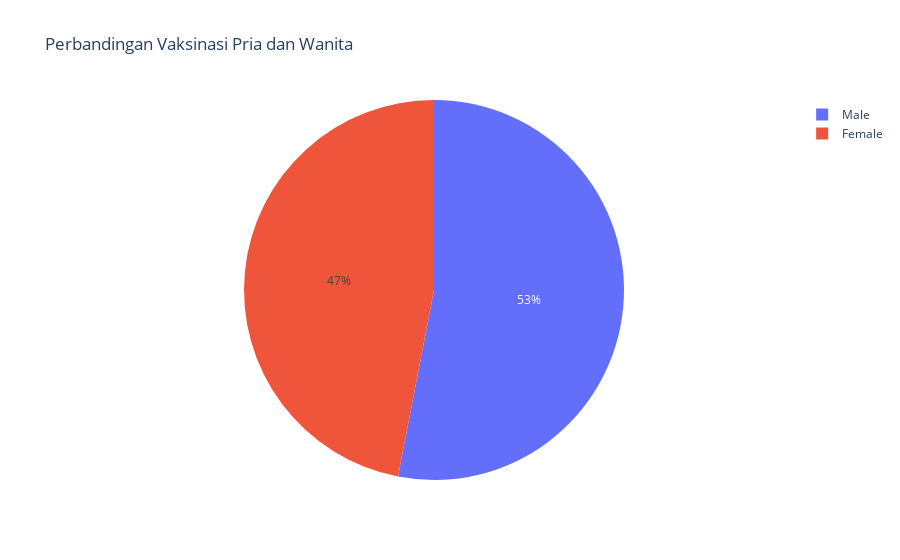

Here is the notebook cell this chart was saved with:
### Code cell
# Perbandingan vaksinasi pada Pria dan Wanita

male = vaccination["Male(Individuals Vaccinated)"].sum()
female = vaccination["Female(Individuals Vaccinated)"].sum()
px.pie(names=["Male", "Female"], values = [male, female], title = "Perbandingan Vaksinasi Pria dan Wanita")

### Figure 1 — Plotly figure (JSON) as saved in the notebook; plotly's stock layout.template omitted (floating-point values rounded to 4 significant figures)
{"data": [{"domain": {"x": [0, 1], "y": [0, 1]}, "hovertemplate": "label=%{label}<br>value=%{value}<extra></extra>", "labels": ["Male", "Female"], "legendgroup": "", "name": "", "showlegend": true, "type": "pie", "values": [7138698858, 6321628736]}], "layout": {"legend": {"tracegroupgap": 0}, "title": {"text": "Perbandingan Vaksinasi Pria dan Wanita"}}}
